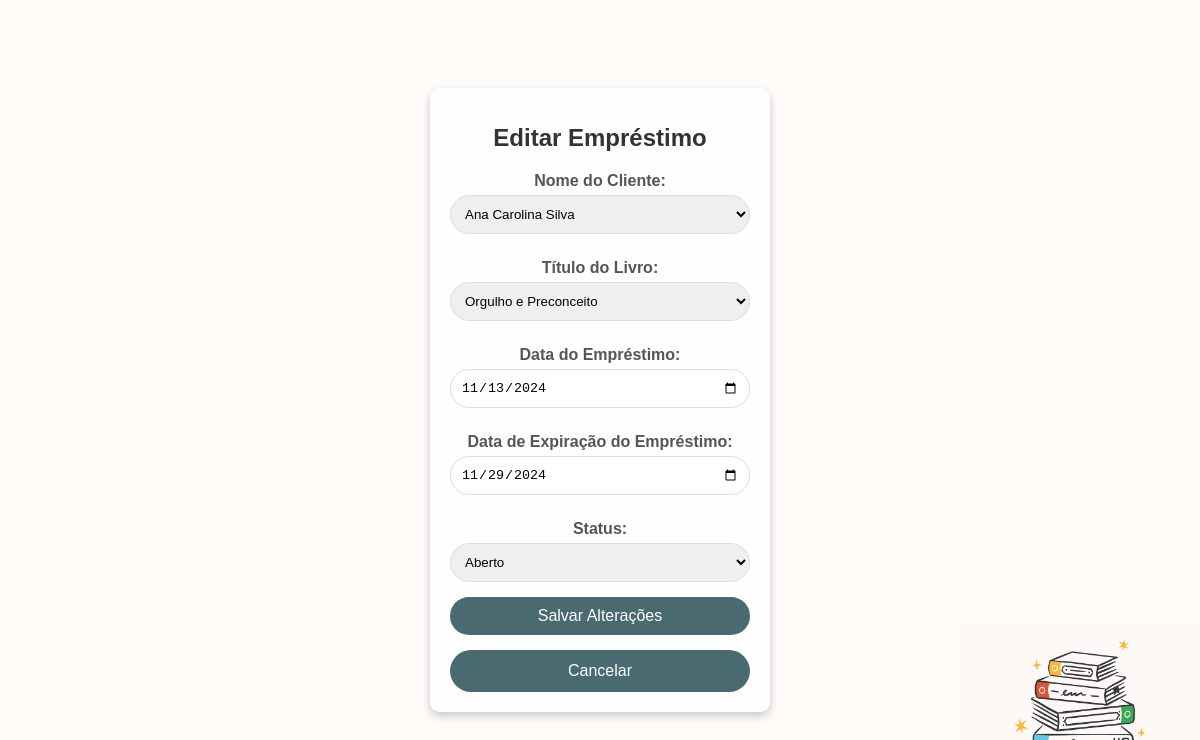
/edit_loan/7, run on an earlier commit of the app's database.
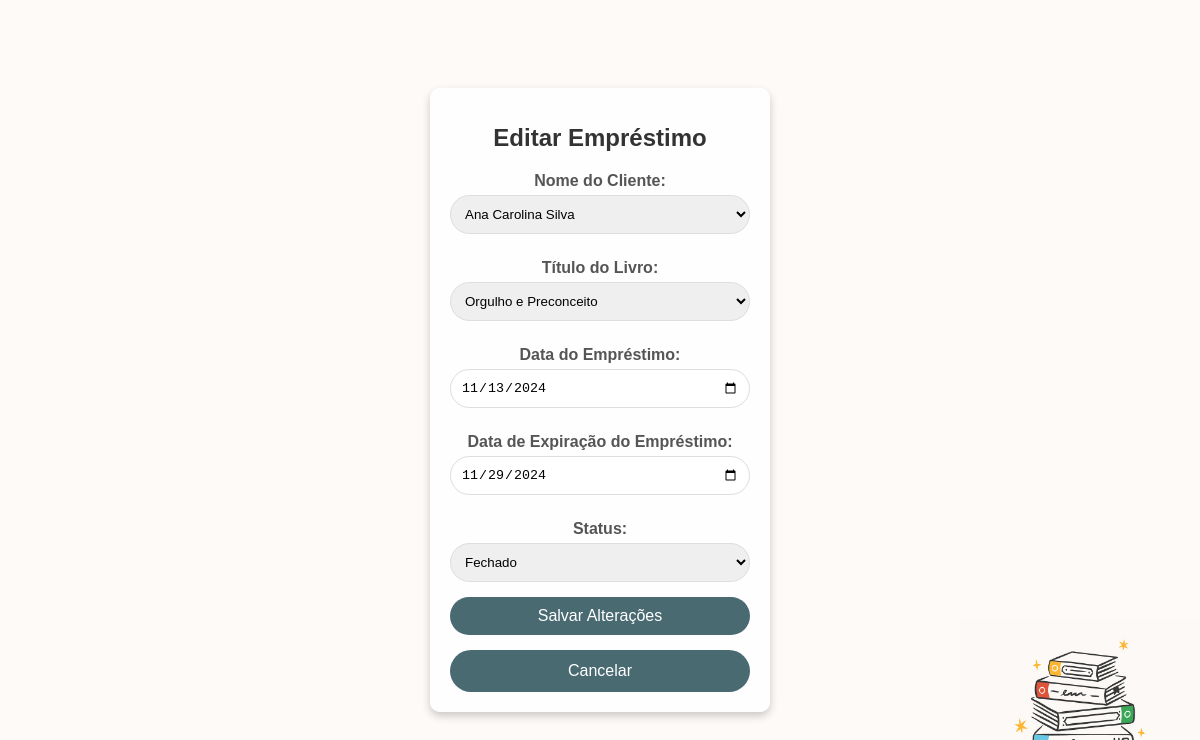
And on a later commit of the database.
### app.py (models this page shows)
class Loan(db.Model):
    id = db.Column(db.Integer, primary_key=True)
    client_id = db.Column(db.Integer, db.ForeignKey('client.id'), nullable=False)
    book_id = db.Column(db.Integer, db.ForeignKey('book.id'), nullable=False)
    loan_date = db.Column(db.String(10), nullable=False)  # Formato DD/MM/AAAA
    return_date = db.Column(db.String(10), nullable=False)  # Formato DD/MM/AAAA
    status = db.Column(db.String(10), nullable=False, default='open')
    client = db.relationship('Client', backref=db.backref('loans', lazy=True))
    book = db.relationship('Book', backref=db.backref('loans', lazy=True))

class Client(db.Model):
    id = db.Column(db.Integer, primary_key=True)
    name = db.Column(db.String(100), nullable=False)
    cpf = db.Column(db.String(14), nullable=False)
    telefone = db.Column(db.String(15), nullable=True)  # Formato (XX) XXXXX-XXXX
    email = db.Column(db.String(100), nullable=True)

class Book(db.Model):
    id = db.Column(db.Integer, primary_key=True)
    title = db.Column(db.String(100), nullable=False)
    author = db.Column(db.String(100), nullable=False)
    publisher = db.Column(db.String(100), nullable=True)
    data_publicacao = db.Column(db.String(10), nullable=True)  # Formato DD/MM/AAAA
    genero_literario = db.Column(db.String(50), nullable=True)

### app.py (the view, shortened to what this page needs)
@app.route('/edit_loan/<int:loan_id>', methods=['GET', 'POST'])
def edit_loan(loan_id):
    loan = Loan.query.get_or_404(loan_id)
    clients = Client.query.all()
    books = Book.query.all()
    return render_template('edit_loan.html', loan=loan, clients=clients, books=books)

### templates/edit_loan.html (shortened to what this page needs)
<!DOCTYPE html>
<html lang="en">
<head>
</head>
<body>
    <div class="form-container">
        <h1>Editar Empréstimo</h1>
        <form action="{{ url_for('edit_loan', loan_id=loan.id) }}" method="post">
            <label for="client_id">Nome do Cliente:</label>
            <select id="client_id" name="client_id" required>
                {% for client in clients %}
                <option value="{{ client.id }}" {% if client.id == loan.client_id %}selected{% endif %}>{{ client.name }}</option>
                {% endfor %}
            </select>
            <label for="book_id">Título do Livro:</label>
            <select id="book_id" name="book_id" required>
                {% for book in books %}
                <option value="{{ book.id }}" {% if book.id == loan.book_id %}selected{% endif %}>{{ book.title }}</option>
                {% endfor %}
            </select>
            <label for="loan_date">Data do Empréstimo:</label>
            <input type="date" id="loan_date" name="loan_date" value="{{ loan.loan_date }}" required>
            <label for="return_date">Data de Expiração do Empréstimo:</label>
            <input type="date" id="return_date" name="return_date" value="{{ loan.return_date }}" required>
            <label for="status">Status:</label>
            <select id="status" name="status" required>
                <option value="open" {% if loan.status == 'open' %}selected{% endif %}>Aberto</option>
                <option value="closed" {% if loan.status == 'closed' %}selected{% endif %}>Fechado</option>
            </select>
            <button type="submit">Salvar Alterações</button>
        </form>
        <a href="{{ url_for('list_loans') }}" class="return-button">Cancelar</a>
    </div>
</body>
</html>

What changed in the data, as far as the page shows it:
changed Loan "Ana Carolina Silva": status "Aberto" → "Fechado"
